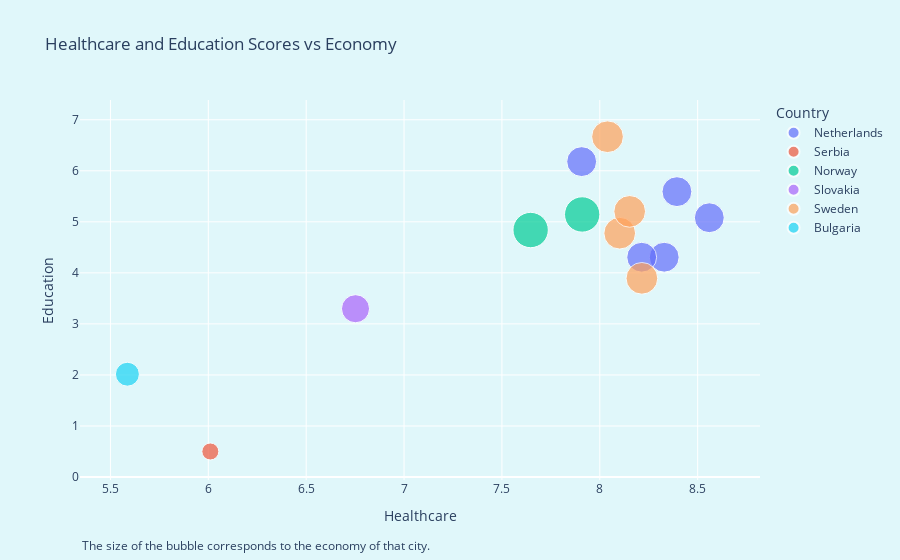

The notebook cell this image was saved under:
### Markdown cell above
## Wealthy cities

It is logical that living in a prosperous city is more enjoyable, and this can be attributed to several key factors. Prosperous cities often provide better access to things like high-quality healthcare and education, as can be seen in the graph below

### Code cell
ua_scores_df['ua_country'] = ua_scores_df['ua_country'].str.strip()

countries = ['Netherlands', 'Sweden', 'Norway', 'Serbia', 'Bulgaria', 'Slovakia']

subset_df_big = ua_scores_df[ua_scores_df['ua_country'].isin(countries)]

fig_bubble = px.scatter(
    subset_df_big,
    x='healthcare',
    y='education',
    size='economy',
    color='ua_country',
    hover_name='ua_name',
    title='Healthcare and Education Scores vs Economy',
    labels={
        'ua_country': 'Country',
        'healthcare': 'Healthcare',
        'education': 'Education',
        'economy': 'Economy Score'
    },
    size_max=25
)

fig_bubble.update_layout(
    xaxis_title='Healthcare',
    yaxis_title='Education',
)

fig_bubble.add_annotation(
                    x=0, y=-0.2,
                    xref='paper',
                    yref='paper',
                    showarrow=False,
                    xanchor='left',
                    yanchor='bottom',
                    align='left',
                    text='The size of the bubble corresponds to the economy of that city.', 
)

fig_bubble.show()

### Figure 1 — Plotly figure (JSON) as saved in the notebook; plotly's stock layout.template omitted (floating-point values rounded to 4 significant figures)
{"data": [{"hovertemplate": "<b>%{hovertext}</b><br><br>Country=Netherlands<br>Healthcare=%{x}<br>Education=%{y}<br>Economy Score=%{marker.size}<extra></extra>", "hovertext": ["Amsterdam", "Eindhoven", "Rotterdam", "The Hague", "Utrecht"], "legendgroup": "Netherlands", "marker": {"color": "#636efa", "size": [5.053, 5.053, 5.053, 5.053, 5.053], "sizemode": "area", "sizeref": 0.01132, "symbol": "circle"}, "mode": "markers", "name": "Netherlands", "orientation": "v", "showlegend": true, "type": "scatter", "x": [7.907, 8.559, 8.329, 8.214, 8.394], "xaxis": "x", "y": [6.18, 5.08, 4.307, 4.307, 5.591], "yaxis": "y"}, {"hovertemplate": "<b>%{hovertext}</b><br><br>Country=Serbia<br>Healthcare=%{x}<br>Education=%{y}<br>Economy Score=%{marker.size}<extra></extra>", "hovertext": ["Belgrade"], "legendgroup": "Serbia", "marker": {"color": "#EF553B", "size": [1.638], "sizemode": "area", "sizeref": 0.01132, "symbol": "circle"}, "mode": "markers", "name": "Serbia", "orientation": "v", "showlegend": true, "type": "scatter", "x": [6.01], "xaxis": "x", "y": [0.5], "yaxis": "y"}, {"hovertemplate": "<b>%{hovertext}</b><br><br>Country=Norway<br>Healthcare=%{x}<br>Education=%{y}<br>Economy Score=%{marker.size}<extra></extra>", "hovertext": ["Bergen", "Oslo"], "legendgroup": "Norway", "marker": {"color": "#00cc96", "size": [7.074, 7.074], "sizemode": "area", "sizeref": 0.01132, "symbol": "circle"}, "mode": "markers", "name": "Norway", "orientation": "v", "showlegend": true, "type": "scatter", "x": [7.647, 7.91], "xaxis": "x", "y": [4.84, 5.145], "yaxis": "y"}, {"hovertemplate": "<b>%{hovertext}</b><br><br>Country=Slovakia<br>Healthcare=%{x}<br>Education=%{y}<br>Economy Score=%{marker.size}<extra></extra>", "hovertext": ["Bratislava"], "legendgroup": "Slovakia", "marker": {"color": "#ab63fa", "size": [4.471], "sizemode": "area", "sizeref": 0.01132, "symbol": "circle"}, "mode": "markers", "name": "Slovakia", "orientation": "v", "showlegend": true, "type": "scatter", "x": [6.752], "xaxis": "x", "y": [3.297], "yaxis": "y"}, {"hovertemplate": "<b>%{hovertext}</b><br><br>Country=Sweden<br>Healthcare=%{x}<br>Education=%{y}<br>Economy Score=%{marker.size}<extra></extra>", "hovertext": ["Gothenburg", "Malmo", "Stockholm", "Uppsala"], "legendgroup": "Sweden", "marker": {"color": "#FFA15A", "size": [5.694, 5.694, 5.694, 5.694], "sizemode": "area", "sizeref": 0.01132, "symbol": "circle"}, "mode": "markers", "name": "Sweden", "orientation": "v", "showlegend": true, "type": "scatter", "x": [8.102, 8.215, 8.039, 8.153], "xaxis": "x", "y": [4.777, 3.893, 6.668, 5.204], "yaxis": "y"}, {"hovertemplate": "<b>%{hovertext}</b><br><br>Country=Bulgaria<br>Healthcare=%{x}<br>Education=%{y}<br>Economy Score=%{marker.size}<extra></extra>", "hovertext": ["Sofia"], "legendgroup": "Bulgaria", "marker": {"color": "#19d3f3", "size": [3.25], "sizemode": "area", "sizeref": 0.01132, "symbol": "circle"}, "mode": "markers", "name": "Bulgaria", "orientation": "v", "showlegend": true, "type": "scatter", "x": [5.587], "xaxis": "x", "y": [2.014], "yaxis": "y"}], "layout": {"annotations": [{"align": "left", "showarrow": false, "text": "The size of the bubble corresponds to the economy of that city.", "x": 0, "xanchor": "left", "xref": "paper", "y": -0.2, "yanchor": "bottom", "yref": "paper"}], "legend": {"itemsizing": "constant", "title": {"text": "Country"}, "tracegroupgap": 0}, "title": {"text": "Healthcare and Education Scores vs Economy"}, "xaxis": {"anchor": "y", "domain": [0, 1], "title": {"text": "Healthcare"}}, "yaxis": {"anchor": "x", "domain": [0, 1], "title": {"text": "Education"}}}}
